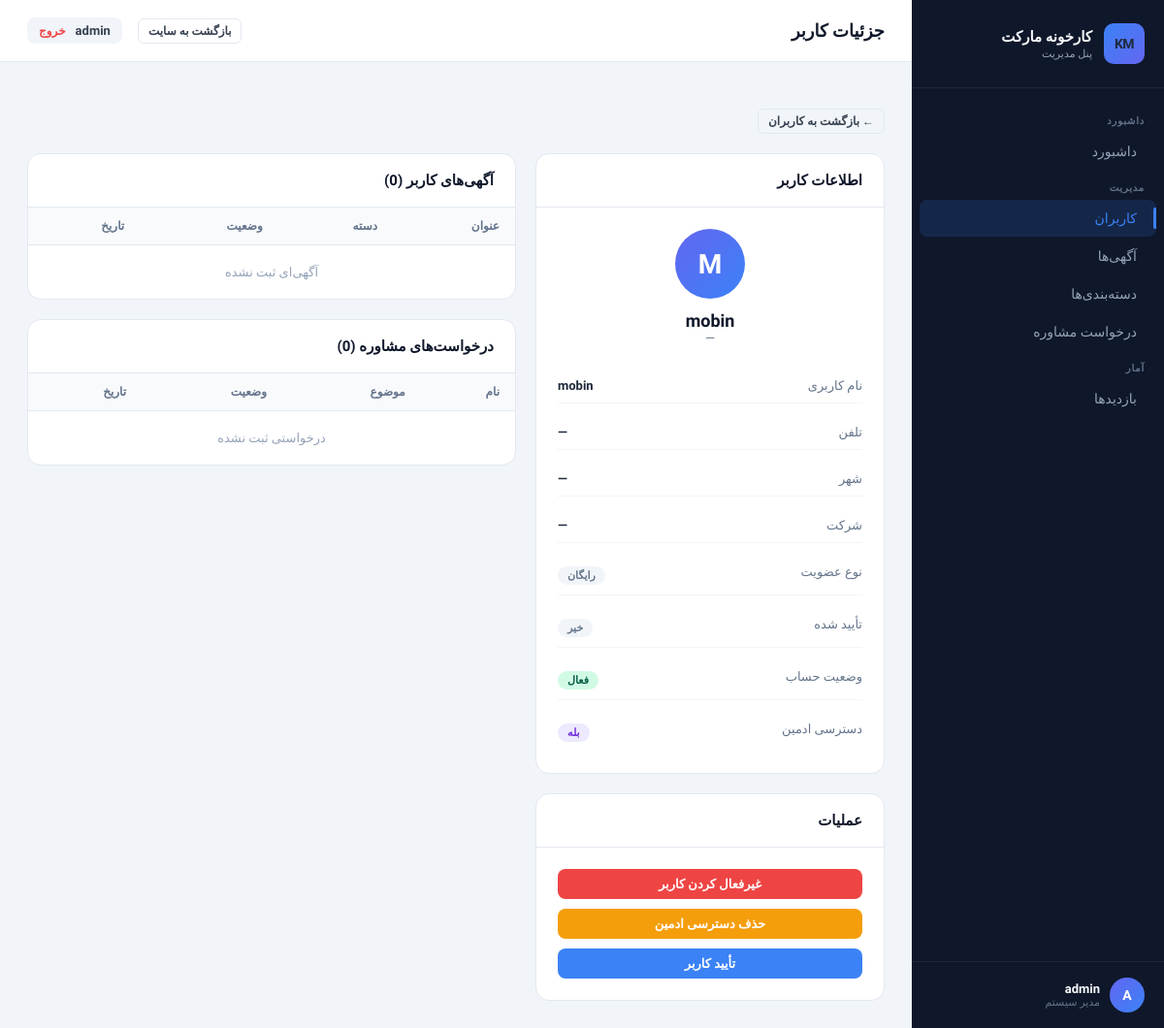
The app's page /myadmin/users/2/ (signed in) with its own data.
### accounts/models.py (models this page shows, shortened)
class UserProfile(models.Model):
    user = models.OneToOneField(User, on_delete=models.CASCADE, related_name='profile')
    phone = models.CharField(max_length=20, blank=True, verbose_name='تلفن')
    avatar = models.ImageField(upload_to='avatars/', null=True, blank=True, verbose_name='تصویر پروفایل')
    bio = models.TextField(blank=True, verbose_name='معرفی')
    company = models.CharField(max_length=200, blank=True, verbose_name='شرکت/سازمان')
    city = models.CharField(max_length=100, blank=True, verbose_name='شهر')
    membership = models.CharField(max_length=20, choices=MEMBERSHIP_CHOICES, default='free', verbose_name='نوع عضویت')
    membership_expires = models.DateTimeField(null=True, blank=True, verbose_name='انقضای عضویت')
    is_verified = models.BooleanField(default=False, verbose_name='تأیید شده')
    created_at = models.DateTimeField(auto_now_add=True)
    class Meta:
        verbose_name = 'پروفایل کاربر'
        verbose_name_plural = 'پروفایل‌های کاربران'

### panel/views.py (the view, shortened to what this page needs)
# urls.py: path('users/<int:pk>/', views.user_detail, name='panel_user_detail'),
@staff_member_required(login_url='/auth/login/')
def user_detail(request, pk):
    user = get_object_or_404(User, pk=pk)
    profile, _ = UserProfile.objects.get_or_create(user=user)
    listings = Listing.objects.filter(owner=user).order_by('-created_at')
    consultations = ConsultationRequest.objects.filter(user=user)
    return render(request, 'panel/user_detail.html', {
        'u': user, 'profile': profile,
        'listings': listings, 'consultations': consultations,
    })

### panel/templates/panel/user_detail.html (shortened to what this page needs)
{% extends 'panel/base.html' %}
{% block page_title %}جزئیات کاربر{% endblock %}
{% block active_users %}active{% endblock %}
{% block content %}
<div style="margin-bottom:20px;">
 <a href="/myadmin/users/" class="btn btn-outline btn-sm">← بازگشت به کاربران</a>
</div>
<div class="row">
 <div class="col-5">
 <div class="card" style="margin-bottom:20px;">
 <div class="card-header">
 <h3> اطلاعات کاربر</h3>
 </div>
 <div class="card-body">
 <div style="text-align:center; margin-bottom:24px;">
 <div style="width:72px; height:72px; border-radius:50%; background:linear-gradient(135deg,#6366F1,#3B82F6); display:flex; align-items:center; justify-content:center; margin:0 auto 12px; color:white; font-size:28px; font-weight:800;">
 {{ u.username|first|upper }}
 </div>
 <h2 style="font-size:18px; font-weight:700; color:#0F172A;">{{ u.get_full_name|default:u.username }}</h2>
 <p style="color:#64748B; font-size:13px;">{{ u.email|default:'—' }}</p>
 </div>
 <div style="display:flex; flex-direction:column; gap:12px;">
 <div style="display:flex; justify-content:space-between; padding:10px 0; border-bottom:1px solid #F1F5F9;">
 <span style="font-size:13px; color:#64748B;">نام کاربری</span>
 <span style="font-size:13px; font-weight:600;">{{ u.username }}</span>
 </div>
 <div style="display:flex; justify-content:space-between; padding:10px 0; border-bottom:1px solid #F1F5F9;">
 <span style="font-size:13px; color:#64748B;">تلفن</span>
 <span style="font-size:13px; font-weight:600;">{{ profile.phone|default:'—' }}</span>
 </div>
 <div style="display:flex; justify-content:space-between; padding:10px 0; border-bottom:1px solid #F1F5F9;">
 <span style="font-size:13px; color:#64748B;">شهر</span>
 <span style="font-size:13px; font-weight:600;">{{ profile.city|default:'—' }}</span>
 </div>
 <div style="display:flex; justify-content:space-between; padding:10px 0; border-bottom:1px solid #F1F5F9;">
 <span style="font-size:13px; color:#64748B;">شرکت</span>
 <span style="font-size:13px; font-weight:600;">{{ profile.company|default:'—' }}</span>
 </div>
 <div style="display:flex; justify-content:space-between; padding:10px 0; border-bottom:1px solid #F1F5F9;">
 <span style="font-size:13px; color:#64748B;">نوع عضویت</span>
 <span>
 {% if profile.membership == 'premium' %}<span class="badge badge-purple">ویژه</span>
 {% elif profile.membership == 'gold' %}<span class="badge badge-yellow">طلایی</span>
 {% else %}<span class="badge badge-gray">رایگان</span>{% endif %}
 </span>
 </div>
 <div style="display:flex; justify-content:space-between; padding:10px 0; border-bottom:1px solid #F1F5F9;">
 <span style="font-size:13px; color:#64748B;">تأیید شده</span>
 <span>{% if profile.is_verified %}<span class="badge badge-green"> بله</span>{% else %}<span class="badge badge-gray">خیر</span>{% endif %}</span>
 </div>
 <div style="display:flex; justify-content:space-between; padding:10px 0; border-bottom:1px solid #F1F5F9;">
 <span style="font-size:13px; color:#64748B;">وضعیت حساب</span>
 <span>{% if u.is_active %}<span class="badge badge-green">فعال</span>{% else %}<span class="badge badge-red">غیرفعال</span>{% endif %}</span>
 </div>
 <div style="display:flex; justify-content:space-between; padding:10px 0;">
 <span style="font-size:13px; color:#64748B;">دسترسی ادمین</span>
 <span>{% if u.is_staff %}<span class="badge badge-purple">بله</span>{% else %}<span class="badge badge-gray">خیر</span>{% endif %}</span>
 </div>
 </div>
 </div>
 </div>
 <div class="card">
 <div class="card-header"><h3> عملیات</h3></div>
 <div class="card-body" style="display:flex; flex-direction:column; gap:10px;">
 <form method="post" class="toggle-form">
 <button type="submit" class="btn {% if u.is_active %}btn-danger{% else %}btn-success{% endif %}" style="width:100%; justify-content:center;">
 {% if u.is_active %}غیرفعال کردن کاربر{% else %}فعال کردن کاربر{% endif %}
 </button>
 </form>
 <form method="post" class="toggle-form">
 <button type="submit" class="btn btn-warning" style="width:100%; justify-content:center;">
 {% if u.is_staff %}حذف دسترسی ادمین{% else %}اعطای دسترسی ادمین{% endif %}
 </button>
 </form>
 <form method="post" class="toggle-form">
 <button type="submit" class="btn btn-primary" style="width:100%; justify-content:center;">
 {% if profile.is_verified %}لغو تأیید{% else %}تأیید کاربر{% endif %}
 </button>
 </form>
 </div>
 </div>
 </div>
 <div class="col-7">
 <div class="card" style="margin-bottom:20px;">
 <div class="card-header">
 <h3> آگهی‌های کاربر ({{ listings|length }})</h3>
 </div>
 <div class="table-wrap">
 <table>
 <thead>
 <tr>
 <th>عنوان</th>
 <th>دسته</th>
 <th>وضعیت</th>
 <th>تاریخ</th>
 </tr>
 </thead>
 <tbody>
 {% for listing in listings %}
 <tr>
 <td style="font-weight:600;">{{ listing.title|truncatechars:35 }}</td>
 <td><span class="badge badge-blue">{{ listing.get_category_display }}</span></td>
 <td>
 {% if listing.is_active %}<span class="badge badge-green">فعال</span>{% else %}<span class="badge badge-red">غیرفعال</span>{% endif %}
 {% if listing.is_featured %}<span class="badge badge-yellow">ویژه</span>{% endif %}
 </td>
 <td style="font-size:12px; color:#64748B;">{{ listing.created_at|date:"Y/m/d" }}</td>
 </tr>
 {% empty %}
 <tr><td colspan="4" style="text-align:center; color:#94A3B8; padding:20px;">آگهی‌ای ثبت نشده</td></tr>
 {% endfor %}
 </tbody>
 </table>
 </div>
 </div>
 <div class="card">
 <div class="card-header">
 <h3> درخواست‌های مشاوره ({{ consultations|length }})</h3>
 </div>
 <div class="table-wrap">
 <table>
 <thead>
 <tr>
 <th>نام</th>
 <th>موضوع</th>
 <th>وضعیت</th>
 <th>تاریخ</th>
 </tr>
 </thead>
 <tbody>
 {% for c in consultations %}
 <tr>
 <td style="font-weight:600;">{{ c.full_name }}</td>
 <td style="font-size:12px;">{{ c.get_subject_display }}</td>
 <td>
 {% if c.status == 'pending' %}<span class="badge badge-yellow">در انتظار</span>
 {% elif c.status == 'contacted' %}<span class="badge badge-blue">تماس گرفته شد</span>
 {% else %}<span class="badge badge-green">انجام شد</span>{% endif %}
 </td>
 <td style="font-size:12px; color:#64748B;">{{ c.created_at|date:"Y/m/d" }}</td>
 </tr>
 {% empty %}
 <tr><td colspan="4" style="text-align:center; color:#94A3B8; padding:20px;">درخواستی ثبت نشده</td></tr>
 {% endfor %}
 </tbody>
 </table>
 </div>
 </div>
 </div>
</div>
{% endblock %}

### panel/templates/panel/base.html (shortened to what this page needs)
<!DOCTYPE html>
<html lang="fa" dir="rtl">
<head>
</head>
<body>
  <div class="sidebar" id="sidebar">
    <div class="sidebar-brand">
      <div class="brand-icon" style="font-size:14px;font-weight:800;letter-spacing:-0.5px;">KM</div>
      <div class="brand-text">
        <h2>کارخونه مارکت</h2>
        <p>پنل مدیریت</p>
      </div>
    </div>
    <nav class="sidebar-nav">
      <div class="nav-section-title">داشبورد</div>
      <a href="/myadmin/" class="nav-item {% block active_dashboard %}{% endblock %}">داشبورد</a>
      <div class="nav-section-title">مدیریت</div>
      <a href="/myadmin/users/" class="nav-item {% block active_users %}{% endblock %}">کاربران</a>
      <a href="/myadmin/listings/" class="nav-item {% block active_listings %}{% endblock %}">آگهی‌ها</a>
      <a href="/myadmin/categories/" class="nav-item {% block active_categories %}{% endblock %}">دسته‌بندی‌ها</a>
      <a href="/myadmin/consultations/" class="nav-item {% block active_consultations %}{% endblock %}">درخواست مشاوره</a>
      <div class="nav-section-title">آمار</div>
      <a href="/myadmin/visits/" class="nav-item {% block active_visits %}{% endblock %}">بازدیدها</a>
    </nav>
    <div class="sidebar-footer">
      <div class="admin-info">
        <div class="admin-avatar">{{ request.user.username|first|upper }}</div>
        <div>
          <div class="admin-name">{{ request.user.get_full_name|default:request.user.username }}</div>
          <div class="admin-role">مدیر سیستم</div>
        </div>
      </div>
    </div>
  </div>
  <div class="main-content">
    <div class="topbar">
      <div style="display:flex; align-items:center; gap:14px;">
        <div class="topbar-title">
          <h1>{% block page_title %}داشبورد{% endblock %}</h1>
        </div>
      </div>
      <div class="topbar-actions">
        <a href="/" class="btn btn-outline btn-sm">بازگشت به سایت</a>
        <div class="topbar-user">
          <span>{{ request.user.username }}</span>
          <a href="/auth/logout/" style="color:var(--danger); font-size:12px; font-weight:600; text-decoration:none;">خروج</a>
        </div>
      </div>
    </div>
    <div class="page-body">
      {% block content %}{% endblock %}
    </div>
  </div>
</body>
</html>

### records on screen
UserProfile: phone "—", city "—", company "—"

### other values on screen
{{ request.user.username|first|upper }} "A"
{{ request.user.get_full_name|default:request.user.username }} "admin"
{{ request.user.username }} "admin"
{{ u.username|first|upper }} "M"
{{ u.get_full_name|default:u.username }} "mobin"
{{ u.email|default:'—' }} "—"
{{ u.username }} "mobin"
{{ listings|length }} "0"
{{ consultations|length }} "0"
